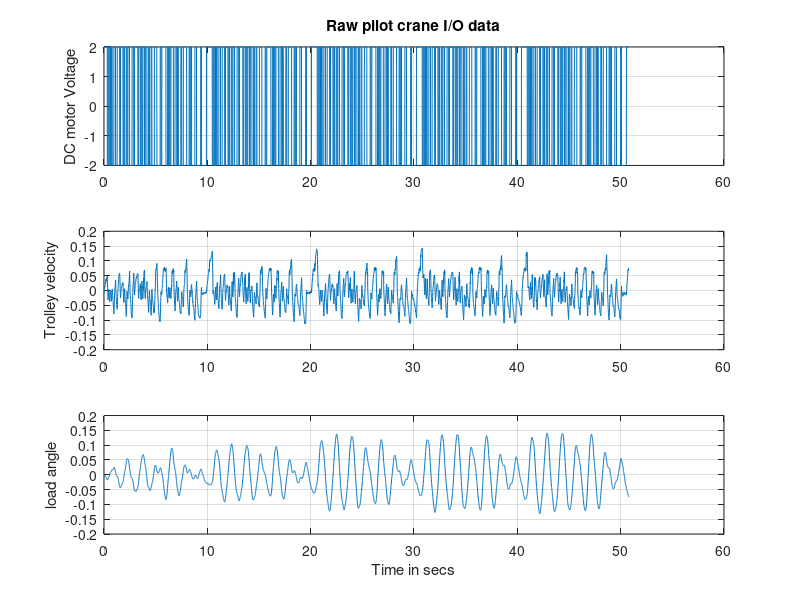
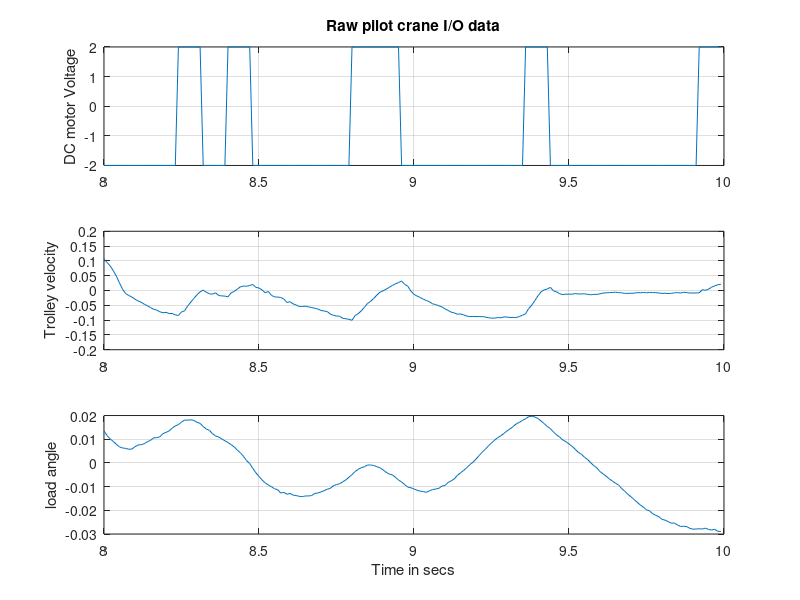

Write the MATLAB code that produced these figures, in order. (Note: this script raises an error after producing the figures.)
% contsid_crane.m
% H. Garnier

clear all
close all
echo off
clc

echo on
%   This demo uses the data collected from a pilot crane.
%   The pilot is a simplified version of a real trolley crane since
%   hoisting is not considered. It consists of a trolley which can be 
%   moved along a metal guiding bar. A pendulum rod with a weight at its
%   end is fixed to the trolley. The trolley is driven via a flexible
%   transmission belt by a current controlled DC-motor. The system input
%   is the voltage of the DC-motor. The measured outputs are the trolley
%   velocity (in m/s) and the load angle(in rad).

    pause 


%   First load the data:
    load crane

%   Vector y2, the output, now contains 5080 measurements of
%   trolley velocity and of the load angle.  Vector u2 contains 5080
%   input data points, consisting of the voltage applied to the
%   D.C. motor. The input was generated as a Pseudo-Binary Random Sequence
%   (PRBS). The final input is the same PRBS sent 5 times to the system.
%   The sampling interval is 0.01 seconds.
%   The initial PRBS has been built with :

    n=7;			% Number of shift register elements
    p=8;  			% clock period
    Nprbs=(2^n-1)*p; 	% Number of points in the PRBS
    pause

%   Plot the raw data:
    N=length(u2);
    t=0:Ts:(N-1)*Ts;
 		
    subplot(3,1,1)
    plot(t,u2),grid;ylabel('DC motor Voltage');title('Raw pilot crane I/O data')
    subplot(3,1,2)
    plot(t,y2(:,1)),grid;ylabel('Trolley velocity');
    subplot(3,1,3)
    plot(t,y2(:,2)),grid;ylabel('load angle');xlabel('Time in secs')
    pause

%   If you concentrate first on the trolley velocity response and 
%   more precisely around the time t=10s, you should notice the presence 
%   and its non-negligeable effects of friction on the response.
%   Plot more precisely the three signals around the time of 10s:
    pause
	
    figure(2)
    subplot(3,1,1)
    plot(t(801:1000),u2(801:1000)),grid;ylabel('DC motor Voltage');title('Raw pilot crane I/O data')
    subplot(3,1,2)
    plot(t(801:1000),y2(801:1000,1)),grid;ylabel('Trolley velocity');
    subplot(3,1,3)
    plot(t(801:1000),y2(801:1000,2)),grid;ylabel('load angle');xlabel('Time in secs')
    pause

%   As you can see from this plot, the pilot crane involves non-linearities
%   and especially those introduced by the presence of friction. This is 
%   illustrated  by what happens just before time t=9.5s : the input 
%   voltage changes of sign, however the trolley does not move 
%   (the trolley velocity remains equal to zero) and this is because
%   of the presence of friction.
%   Note on figure1 that the same response happens around time t=19s.
%   The portion of data where the friction effects are non-negligeable
%   should not be used in the linear model identification procedure.
    pause

%   Now, if you look carefully to the load angle, you should notice
%   that the angle has approximately the same shape for the third to fifth
%   PRBS (compare the angle response for a time included between 0 and 20s 
%   with the response for the time included between 20 and 50s).

    figure(1)
    pause

%   The first two PRBS are therefore needed for the system to reach its 
%   nominal operating point (and also because of the previous remarks)
%   but the corresponding data should not be used in the identification
%   stage.
%   The remaining data for identifying the pilot plant correspond therefore
%   to the data corresponding to the last three PRBS.

    z2 = [y2(2*Nprbs+1:5*Nprbs,:) u2(2*Nprbs+1:5*Nprbs)];
    pause
	
%   Select the data corresponding to the third and fourth PRBS values 
%   for building a model:
  
    ze2 = z2(1:2*Nprbs,:);
    data_est = iddata(ze2(:,1:2),ze2(:,3),Ts,'InterSample','zoh');
    pause

%   Plot the selected data from which you will try to build a model.
    pause

    N=length(ze2);
    subplot(3,1,1)
    plot(t(2*Nprbs+1:4*Nprbs),ze2(:,3)),grid;ylabel('Input u');title('Raw pilot crane I/O data')
    subplot(3,1,2)
    plot(t(2*Nprbs+1:4*Nprbs),ze2(:,1)),grid;ylabel('Trolley velocity');
    subplot(3,1,3)
    plot(t(2*Nprbs+1:4*Nprbs),ze2(:,2)),grid;ylabel('load angle');xlabel('Time in secs')
    pause

%   Remove the constant levels and make the data zero-mean:

    data_est = detrend(data_est);
    pause

%   An instrumental variable technique (built from an auxiliary model) 
%   based GPMF algorithm is used. Compute a model:

    lam1=25;
    lam2=15;
    param=[lam1;lam2];	% vector of the Poisson filter parameters for each output
    n0=500; 	% starting index for estimation
    nni=[1 2];	% observability indices

    Mivgpmf=ssivgpmf(data_est,nni,param,n0); 
    Mivgpmf.A,Mivgpmf.B,Mivgpmf.C  
    pause

%   How good is this model? One way to find out is to simulate it
%   and compare the model outputs with measured outputs. We first
%   select the portion of the original data that was used to build
%   the model:
    ni=10.0/Ts;
    nf=14.5/Ts;

    close all
    comparec(data_est,Mivgpmf,ni:nf);

%   The agreement for both outputs is quite good.
    pause

    ni=20.10/Ts;
    nf=23.99/Ts;

    zv2 = detrend(z2);
    data_val = iddata(zv2(:,1:2),zv2(:,3),Ts,'InterSample','zoh');

%   Let us compare the measured and simulated outputs on a portion of the validation data:   
    close all
    comparec(data_val,Mivgpmf,ni:nf);
    pause
          
%   The agreement is also quite good.

%   Hit any key to end this demo
    pause

echo off
close all
clc

